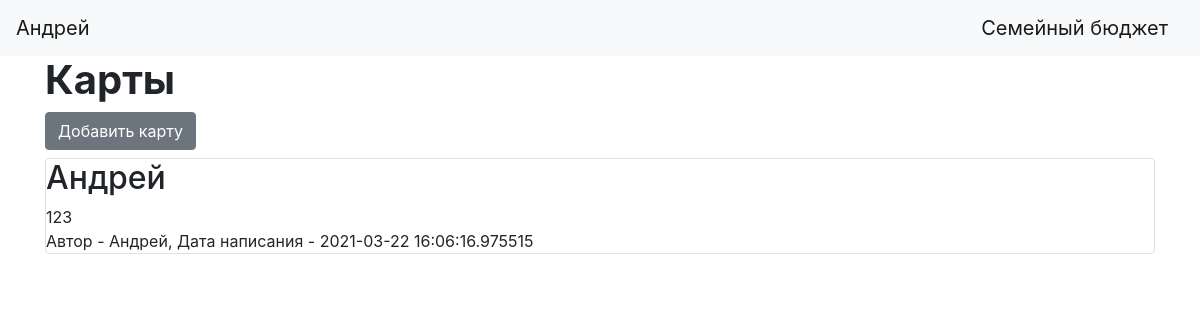
The page /cards_table (signed in) on the database as committed earlier.
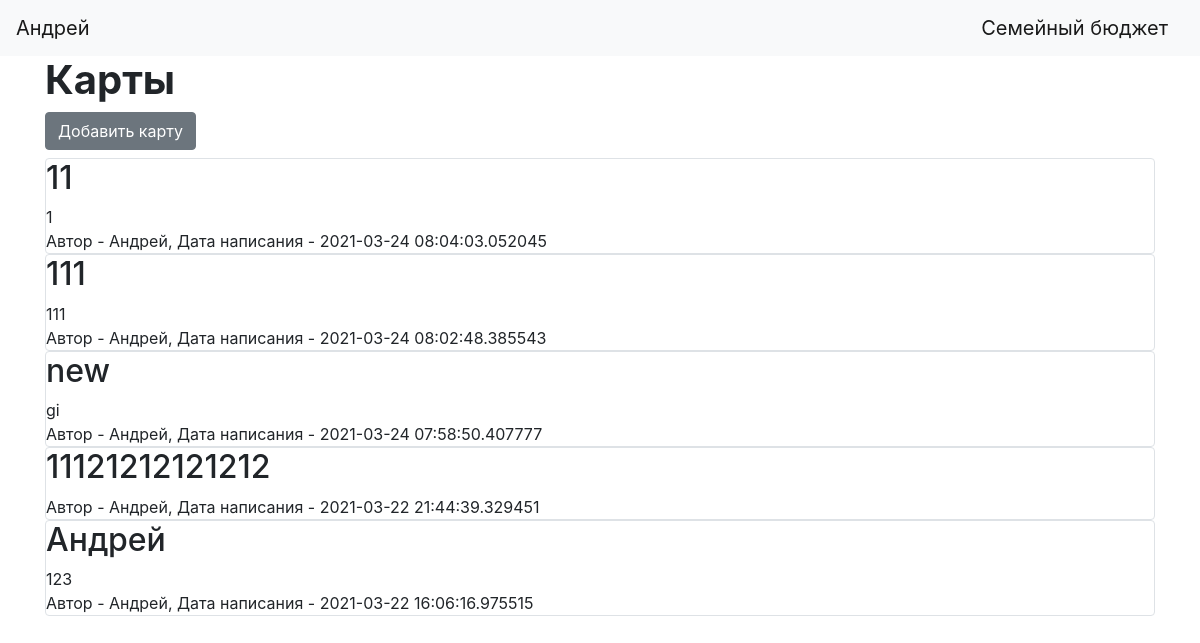
The same page on the database as committed later.
### data/users.py (models this page shows, shortened)
class User(SqlAlchemyBase, UserMixin):
    __tablename__ = 'users'
    id = sqlalchemy.Column(sqlalchemy.Integer,
                           primary_key=True, autoincrement=True)
    name = sqlalchemy.Column(sqlalchemy.String, nullable=True)
    email = sqlalchemy.Column(sqlalchemy.String,
                              index=True, unique=True, nullable=True)
    hashed_password = sqlalchemy.Column(sqlalchemy.String, nullable=True)
    created_date = sqlalchemy.Column(sqlalchemy.DateTime,
                                     default=datetime.datetime.now)
    cards = orm.relation("Cards", back_populates='user')
    type_of_operation = orm.relation('Type_of_operation', back_populates='user')
    owner_money = orm.relation("Owner_money", back_populates='user')
    resource = orm.relation("Resource", back_populates='user')

### data/cards.py (models this page shows)
class Cards(SqlAlchemyBase):
    __tablename__ = 'cards'
    id = sqlalchemy.Column(sqlalchemy.Integer,
                           primary_key=True, autoincrement=True)
    title = sqlalchemy.Column(sqlalchemy.String, nullable=True)
    content = sqlalchemy.Column(sqlalchemy.String, nullable=True)
    created_date = sqlalchemy.Column(sqlalchemy.DateTime,
                                     default=datetime.datetime.now)
    user_id = sqlalchemy.Column(sqlalchemy.Integer,
                                sqlalchemy.ForeignKey("users.id"))
    user = orm.relation('User')

### main.py (the view)
@app.route('/cards_table')
def get_cards_table():
    db_sess = db_session.create_session()
    cards = db_sess.query(Cards).filter(Cards.user_id == current_user.id)
    return render_template("cards_table.html", cards=cards)

### data/db_session.py (called while the page is built)
def create_session() -> Session:
    global __factory
    return __factory()

### main.py (called while the page is built)
@login_manager.user_loader
def load_user(user_id):
    db_sess = db_session.create_session()
    return db_sess.query(User).get(user_id)

### templates/cards_table.html (shortened to what this page needs)
{% extends "base.html" %}
{% block content %}
<h1><b>Карты</b></h1>
<a href="cards" class="btn btn-secondary">Добавить карту</a>
{% for item in cards[::-1]%}
<div class="col-md6 border rounded">
    <h2>{{item.title}}</h2>
    <div>
        {{item.content}}
    </div>
    <div>
        Автор - {{item.user.name}}, Дата написания - {{item.created_date}}
    </div>
</div>
{% endfor %}
{% endblock %}

### templates/base.html (shortened to what this page needs)
<!doctype html>
<html lang="en">
<head>
    <link rel="stylesheet"
          href="https://stackpath.bootstrapcdn.com/bootstrap/4.4.1/css/bootstrap.min.css"
>
</head>
<body>
<header>
    <nav class="navbar navbar-light bg-light">
        {% if current_user.is_authenticated %}
    <a class="navbar-brand" href="/logout">{{ current_user.name }}</a>
{% else %}
    <p>
        <a class="btn btn-primary " href="/register">Зарегистрироваться</a>
        <a class="btn btn-success" href="/login">Войти</a>
    </p>
{% endif %}
        <a class="navbar-brand" href="/">Семейный бюджет</a>
    </nav>
</header>
<main role="main" class="container">
    {% block content %}{% endblock %}
</main>
</body>
</html>

Rows that differ between the two databases and show on the page:
added Cards: title "11", content "1", user.name "Андрей", created_date "2021-03-24 08:04:03.052045"
added Cards: title "111", content "111", user.name "Андрей", created_date "2021-03-24 08:02:48.385543"
added Cards: title "new", content "gi", user.name "Андрей", created_date "2021-03-24 07:58:50.407777"
added Cards: title "11121212121212", user.name "Андрей", created_date "2021-03-22 21:44:39.329451"
